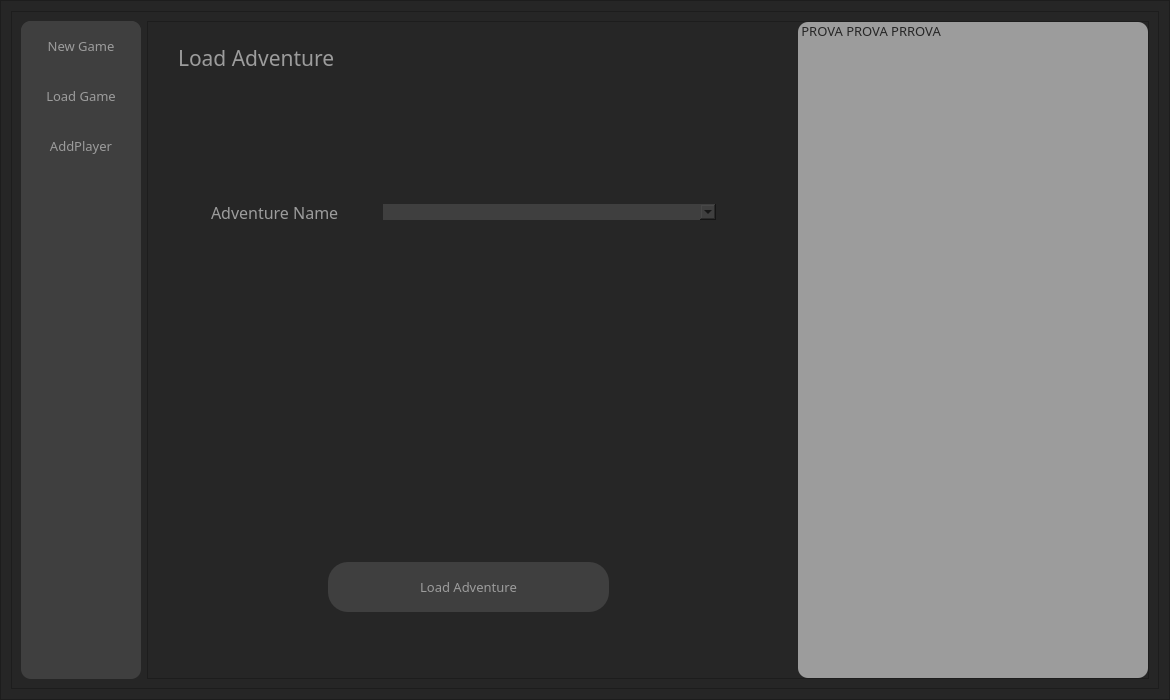
<?xml version="1.0" encoding="UTF-8"?>
<ui version="4.0">
 <class>MainWindow</class>
 <widget class="QMainWindow" name="MainWindow">
  <property name="geometry">
   <rect>
    <x>0</x>
    <y>0</y>
    <width>1170</width>
    <height>700</height>
   </rect>
  </property>
  <property name="minimumSize">
   <size>
    <width>900</width>
    <height>700</height>
   </size>
  </property>
  <property name="windowTitle">
   <string>MainWindow</string>
  </property>
  <widget class="QWidget" name="centralwidget">
   <property name="minimumSize">
    <size>
     <width>900</width>
     <height>700</height>
    </size>
   </property>
   <property name="styleSheet">
    <string notr="true">background-color: rgb(38, 38, 38);
</string>
   </property>
   <layout class="QVBoxLayout" name="verticalLayout">
    <property name="spacing">
     <number>0</number>
    </property>
    <property name="leftMargin">
     <number>0</number>
    </property>
    <property name="topMargin">
     <number>0</number>
    </property>
    <property name="rightMargin">
     <number>0</number>
    </property>
    <property name="bottomMargin">
     <number>0</number>
    </property>
    <item>
     <widget class="QFrame" name="frame_bottom">
      <property name="focusPolicy">
       <enum>Qt::NoFocus</enum>
      </property>
      <property name="frameShape">
       <enum>QFrame::StyledPanel</enum>
      </property>
      <property name="frameShadow">
       <enum>QFrame::Raised</enum>
      </property>
      <layout class="QHBoxLayout" name="horizontalLayout">
       <property name="leftMargin">
        <number>10</number>
       </property>
       <property name="topMargin">
        <number>10</number>
       </property>
       <property name="rightMargin">
        <number>10</number>
       </property>
       <property name="bottomMargin">
        <number>10</number>
       </property>
       <item>
        <widget class="QFrame" name="frame_all_menu">
         <property name="frameShape">
          <enum>QFrame::StyledPanel</enum>
         </property>
         <property name="frameShadow">
          <enum>QFrame::Raised</enum>
         </property>
         <layout class="QHBoxLayout" name="horizontalLayout_2">
          <item>
           <widget class="QFrame" name="frame_left_bar">
            <property name="sizePolicy">
             <sizepolicy hsizetype="Minimum" vsizetype="Preferred">
              <horstretch>0</horstretch>
              <verstretch>0</verstretch>
             </sizepolicy>
            </property>
            <property name="minimumSize">
             <size>
              <width>120</width>
              <height>0</height>
             </size>
            </property>
            <property name="maximumSize">
             <size>
              <width>120</width>
              <height>16777215</height>
             </size>
            </property>
            <property name="styleSheet">
             <string notr="true">background-color: rgb(63, 63, 63);
border-radius:10px;</string>
            </property>
            <property name="frameShape">
             <enum>QFrame::StyledPanel</enum>
            </property>
            <property name="frameShadow">
             <enum>QFrame::Raised</enum>
            </property>
            <layout class="QVBoxLayout" name="verticalLayout_2">
             <property name="spacing">
              <number>0</number>
             </property>
             <property name="sizeConstraint">
              <enum>QLayout::SetNoConstraint</enum>
             </property>
             <property name="leftMargin">
              <number>0</number>
             </property>
             <property name="topMargin">
              <number>0</number>
             </property>
             <property name="rightMargin">
              <number>0</number>
             </property>
             <property name="bottomMargin">
              <number>0</number>
             </property>
             <item>
              <widget class="QPushButton" name="pushButton_2">
               <property name="minimumSize">
                <size>
                 <width>0</width>
                 <height>50</height>
                </size>
               </property>
               <property name="font">
                <font>
                 <family>Copperplate Gothic Light</family>
                 <pointsize>10</pointsize>
                </font>
               </property>
               <property name="styleSheet">
                <string notr="true">QPushButton{
	background-color: rgb(63, 63, 63);
	color: rgb(156, 156, 156);
}
QPushButton:hover{
	background-color: rgb(156, 156, 156);
	color: rgb(63, 63, 63);
}
</string>
               </property>
               <property name="text">
                <string>New Game</string>
               </property>
              </widget>
             </item>
             <item>
              <widget class="QPushButton" name="pushButton">
               <property name="minimumSize">
                <size>
                 <width>0</width>
                 <height>50</height>
                </size>
               </property>
               <property name="font">
                <font>
                 <family>Copperplate Gothic Light</family>
                 <pointsize>10</pointsize>
                </font>
               </property>
               <property name="styleSheet">
                <string notr="true">QPushButton{
	background-color: rgb(63, 63, 63);
	color: rgb(156, 156, 156);
}
QPushButton:hover{
	background-color: rgb(156, 156, 156);
	color: rgb(63, 63, 63);
}
</string>
               </property>
               <property name="text">
                <string>Load Game</string>
               </property>
              </widget>
             </item>
             <item alignment="Qt::AlignTop">
              <widget class="QPushButton" name="pushButton_3">
               <property name="minimumSize">
                <size>
                 <width>0</width>
                 <height>50</height>
                </size>
               </property>
               <property name="font">
                <font>
                 <family>Copperplate Gothic Light</family>
                 <pointsize>10</pointsize>
                </font>
               </property>
               <property name="styleSheet">
                <string notr="true">QPushButton{
	background-color: rgb(63, 63, 63);
	color: rgb(156, 156, 156);
}
QPushButton:hover{
	background-color: rgb(156, 156, 156);
	color: rgb(63, 63, 63);
}
</string>
               </property>
               <property name="text">
                <string>AddPlayer</string>
               </property>
              </widget>
             </item>
            </layout>
           </widget>
          </item>
          <item>
           <widget class="QFrame" name="frame_3">
            <property name="frameShape">
             <enum>QFrame::StyledPanel</enum>
            </property>
            <property name="frameShadow">
             <enum>QFrame::Raised</enum>
            </property>
            <layout class="QHBoxLayout" name="horizontalLayout_3">
             <property name="leftMargin">
              <number>0</number>
             </property>
             <property name="topMargin">
              <number>0</number>
             </property>
             <property name="rightMargin">
              <number>0</number>
             </property>
             <property name="bottomMargin">
              <number>0</number>
             </property>
             <item>
              <widget class="QStackedWidget" name="stackedWidget_menus">
               <property name="styleSheet">
                <string notr="true">border-radius:20px;</string>
               </property>
               <property name="currentIndex">
                <number>2</number>
               </property>
               <widget class="QWidget" name="page"/>
               <widget class="QWidget" name="page_2">
                <widget class="QLabel" name="label">
                 <property name="geometry">
                  <rect>
                   <x>30</x>
                   <y>20</y>
                   <width>291</width>
                   <height>31</height>
                  </rect>
                 </property>
                 <property name="font">
                  <font>
                   <family>Copperplate Gothic Bold</family>
                   <pointsize>16</pointsize>
                  </font>
                 </property>
                 <property name="styleSheet">
                  <string notr="true">color: rgb(156, 156, 156);</string>
                 </property>
                 <property name="text">
                  <string>New Adventure</string>
                 </property>
                </widget>
                <widget class="QWidget" name="gridLayoutWidget">
                 <property name="geometry">
                  <rect>
                   <x>60</x>
                   <y>160</y>
                   <width>511</width>
                   <height>61</height>
                  </rect>
                 </property>
                 <layout class="QGridLayout" name="gridLayout">
                  <property name="leftMargin">
                   <number>3</number>
                  </property>
                  <property name="topMargin">
                   <number>3</number>
                  </property>
                  <property name="rightMargin">
                   <number>3</number>
                  </property>
                  <property name="bottomMargin">
                   <number>3</number>
                  </property>
                  <property name="horizontalSpacing">
                   <number>30</number>
                  </property>
                  <item row="1" column="0">
                   <widget class="QLabel" name="label_3">
                    <property name="font">
                     <font>
                      <family>Copperplate Gothic Light</family>
                      <pointsize>12</pointsize>
                     </font>
                    </property>
                    <property name="styleSheet">
                     <string notr="true">color: rgb(156, 156, 156);</string>
                    </property>
                    <property name="text">
                     <string>Player Number</string>
                    </property>
                   </widget>
                  </item>
                  <item row="0" column="0">
                   <widget class="QLabel" name="label_2">
                    <property name="font">
                     <font>
                      <family>Copperplate Gothic Light</family>
                      <pointsize>12</pointsize>
                     </font>
                    </property>
                    <property name="styleSheet">
                     <string notr="true">color: rgb(156, 156, 156);</string>
                    </property>
                    <property name="text">
                     <string>Adventure Name</string>
                    </property>
                   </widget>
                  </item>
                  <item row="0" column="1">
                   <widget class="QLineEdit" name="lineEdit">
                    <property name="styleSheet">
                     <string notr="true">
color: rgb(156, 156, 156);
background-color: rgb(63, 63, 63);</string>
                    </property>
                   </widget>
                  </item>
                  <item row="1" column="1">
                   <widget class="QLineEdit" name="lineEdit_2">
                    <property name="styleSheet">
                     <string notr="true">color: rgb(156, 156, 156);
background-color: rgb(63, 63, 63);</string>
                    </property>
                   </widget>
                  </item>
                 </layout>
                </widget>
                <widget class="QPushButton" name="pushButton_4">
                 <property name="geometry">
                  <rect>
                   <x>180</x>
                   <y>540</y>
                   <width>281</width>
                   <height>50</height>
                  </rect>
                 </property>
                 <property name="minimumSize">
                  <size>
                   <width>0</width>
                   <height>50</height>
                  </size>
                 </property>
                 <property name="font">
                  <font>
                   <family>Copperplate Gothic Light</family>
                   <pointsize>10</pointsize>
                  </font>
                 </property>
                 <property name="styleSheet">
                  <string notr="true">QPushButton{
	background-color: rgb(63, 63, 63);
	color: rgb(156, 156, 156);
}
QPushButton:hover{
	background-color: rgb(156, 156, 156);
	color: rgb(63, 63, 63);
}
</string>
                 </property>
                 <property name="text">
                  <string>Create Adventure</string>
                 </property>
                </widget>
               </widget>
               <widget class="QWidget" name="page_3">
                <widget class="QLabel" name="label_4">
                 <property name="geometry">
                  <rect>
                   <x>30</x>
                   <y>20</y>
                   <width>291</width>
                   <height>31</height>
                  </rect>
                 </property>
                 <property name="font">
                  <font>
                   <family>Copperplate Gothic Bold</family>
                   <pointsize>16</pointsize>
                  </font>
                 </property>
                 <property name="styleSheet">
                  <string notr="true">color: rgb(156, 156, 156);</string>
                 </property>
                 <property name="text">
                  <string>Load Adventure</string>
                 </property>
                </widget>
                <widget class="QPushButton" name="pushButton_5">
                 <property name="geometry">
                  <rect>
                   <x>180</x>
                   <y>540</y>
                   <width>281</width>
                   <height>50</height>
                  </rect>
                 </property>
                 <property name="minimumSize">
                  <size>
                   <width>0</width>
                   <height>50</height>
                  </size>
                 </property>
                 <property name="font">
                  <font>
                   <family>Copperplate Gothic Light</family>
                   <pointsize>10</pointsize>
                  </font>
                 </property>
                 <property name="styleSheet">
                  <string notr="true">QPushButton{
	background-color: rgb(63, 63, 63);
	color: rgb(156, 156, 156);
}
QPushButton:hover{
	background-color: rgb(156, 156, 156);
	color: rgb(63, 63, 63);
}
</string>
                 </property>
                 <property name="text">
                  <string>Load Adventure</string>
                 </property>
                </widget>
                <widget class="QWidget" name="gridLayoutWidget_2">
                 <property name="geometry">
                  <rect>
                   <x>60</x>
                   <y>160</y>
                   <width>511</width>
                   <height>61</height>
                  </rect>
                 </property>
                 <layout class="QGridLayout" name="gridLayout_2">
                  <property name="leftMargin">
                   <number>3</number>
                  </property>
                  <property name="topMargin">
                   <number>3</number>
                  </property>
                  <property name="rightMargin">
                   <number>3</number>
                  </property>
                  <property name="bottomMargin">
                   <number>3</number>
                  </property>
                  <property name="horizontalSpacing">
                   <number>30</number>
                  </property>
                  <item row="1" column="0">
                   <widget class="QLabel" name="label_6">
                    <property name="maximumSize">
                     <size>
                      <width>142</width>
                      <height>17</height>
                     </size>
                    </property>
                    <property name="font">
                     <font>
                      <family>Copperplate Gothic Light</family>
                      <pointsize>12</pointsize>
                     </font>
                    </property>
                    <property name="styleSheet">
                     <string notr="true">color: rgb(156, 156, 156);</string>
                    </property>
                    <property name="text">
                     <string>Adventure Name</string>
                    </property>
                   </widget>
                  </item>
                  <item row="1" column="1">
                   <widget class="QComboBox" name="comboBox_3">
                    <property name="styleSheet">
                     <string notr="true">background-color: rgb(63, 63, 63);</string>
                    </property>
                   </widget>
                  </item>
                 </layout>
                </widget>
               </widget>
              </widget>
             </item>
             <item>
              <widget class="QLabel" name="label_display">
               <property name="minimumSize">
                <size>
                 <width>350</width>
                 <height>0</height>
                </size>
               </property>
               <property name="baseSize">
                <size>
                 <width>0</width>
                 <height>0</height>
                </size>
               </property>
               <property name="font">
                <font>
                 <family>Copperplate Gothic Bold</family>
                 <pointsize>10</pointsize>
                </font>
               </property>
               <property name="contextMenuPolicy">
                <enum>Qt::DefaultContextMenu</enum>
               </property>
               <property name="styleSheet">
                <string notr="true">background-color: rgb(156, 156, 156);
color: rgb(38, 38, 38);
border-radius:10px;</string>
               </property>
               <property name="locale">
                <locale language="English" country="UnitedStates"/>
               </property>
               <property name="text">
                <string> PROVA PROVA PRROVA</string>
               </property>
               <property name="textFormat">
                <enum>Qt::AutoText</enum>
               </property>
               <property name="alignment">
                <set>Qt::AlignLeading|Qt::AlignLeft|Qt::AlignTop</set>
               </property>
               <property name="margin">
                <number>10</number>
               </property>
               <property name="openExternalLinks">
                <bool>false</bool>
               </property>
               <property name="textInteractionFlags">
                <set>Qt::LinksAccessibleByKeyboard|Qt::LinksAccessibleByMouse|Qt::TextBrowserInteraction|Qt::TextSelectableByKeyboard|Qt::TextSelectableByMouse</set>
               </property>
              </widget>
             </item>
            </layout>
           </widget>
          </item>
         </layout>
         <zorder>frame_3</zorder>
         <zorder>frame_left_bar</zorder>
        </widget>
       </item>
      </layout>
     </widget>
    </item>
   </layout>
  </widget>
 </widget>
 <resources/>
 <connections/>
</ui>
